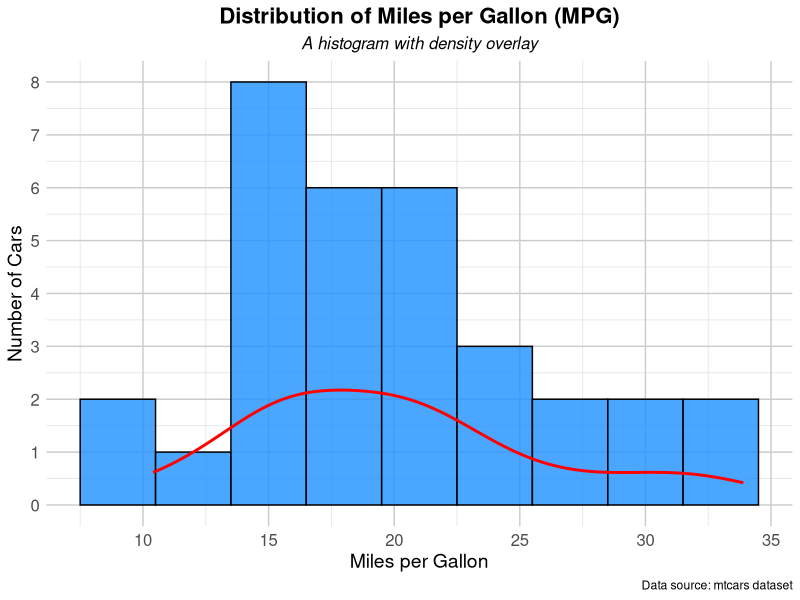

Here is the R script that generated this plot: (Note: this script raises an error after producing the figure.)
# Load libraries
library(tidyverse)  # Includes ggplot2 and dplyr

# Load dataset
data(mtcars)

# Create a histogram 1
ggplot(mtcars, aes(x = mpg)) + 
  
  # Histogram with consistent bin width
  geom_histogram(
    binwidth = 3,              
    fill = "dodgerblue",       
    color = "black",           
    alpha = 0.8                
  ) +
  
  # Overlay a density curve
  geom_density(aes(y = ..count..), color = "red", size = 1) +
  
  # Add labels and title
  labs(
    title = "Distribution of Miles per Gallon (MPG)",
    subtitle = "A histogram with density overlay",
    x = "Miles per Gallon",
    y = "Number of Cars",
    caption = "Data source: mtcars dataset"
  ) +
  
  # Adjust x and y axis
  scale_x_continuous(
    breaks = seq(10, 35, by = 5)
  ) + 
  scale_y_continuous(breaks = seq(0, 12, by = 1)) +  
  
  # Apply a minimal theme with clean styling
  theme_minimal() +
  theme(
    plot.title = element_text(size = 16, face = "bold", hjust = 0.5),
    plot.subtitle = element_text(size = 12, face = "italic", hjust = 0.5),
    axis.title = element_text(size = 14),
    axis.text = element_text(size = 12),
    panel.grid.major = element_line(color = "gray80", size = 0.5),  # Major grid lines
    panel.grid.minor = element_line(color = "gray90", size = 0.3)
  )


# Calculate mean and median of MPG
avg <- mean(mtcars$mpg) 
med <- median(mtcars$mpg)

# Create custom annotations for mean and median
annot1 <- grobTree(
  textGrob(paste("Mean (red line)=", round(avg, 2)), x = 0.70, y = 0.95, hjust = 0, 
           gp = gpar(col = "black", fontsize = 9))
)

annot2 <- grobTree(
  textGrob(paste("Median (black line)=", round(med, 2)), x = 0.70, y = 0.80, hjust = 0, 
           gp = gpar(col = "black", fontsize = 9))
)

# Create a histogram 2 
ggplot(mtcars, aes(x = mpg)) + 
  
  # Histogram with consistent bin width
  geom_histogram(
    binwidth = 3,              
    fill = "dodgerblue",       
    color = "black",           
    alpha = 0.8                
  ) +
  
  # Add labels and title
  labs(
    title = "Distribution of Miles per Gallon (MPG)",
    subtitle = "A histogram with mean and median overlay",
    x = "Miles per Gallon",
    y = "Number of Cars",
    caption = "Data source: mtcars dataset"
  ) +
  
  # Adjust x and y axis breaks
  scale_x_continuous(
    breaks = seq(10, 35, by = 5)  
  ) +
  scale_y_continuous(breaks = seq(0, 12, by = 1)) +  
  geom_vline(xintercept = avg, color = "red", size = 2) +  
  geom_vline(xintercept = med, color = "black", size = 2) +  
  annotation_custom(annot1) + 
  annotation_custom(annot2) +
  
  # Apply a minimal theme with clean styling
  theme_minimal() +
  theme(
    plot.title = element_text(size = 16, face = "bold", hjust = 0.5),
    plot.subtitle = element_text(size = 12, face = "italic", hjust = 0.5),
    axis.title = element_text(size = 14),
    axis.text = element_text(size = 12),
    panel.grid.major = element_line(color = "gray80", size = 0.5),  # Major grid lines
    panel.grid.minor = element_line(color = "gray90", size = 0.3)
  )


# Create a histogram 3
ggplot(mtcars, aes(x = hp)) + 
  
  # Histogram with consistent bin width
  geom_histogram(
    binwidth = 20,              
    fill = "darkgreen",       
    color = "black",           
    alpha = 0.8                
  ) +
  
  # Overlay a density curve
  geom_density(aes(y = ..count.. * 20), color = "red", size = 1) +
  
  # Add labels and title
  labs(
    title = "Distribution of Horsepower",
    subtitle = "A histogram with density overlay",
    x = "Horsepower",
    y = "Number of Cars",
    caption = "Data source: mtcars dataset"
  ) +
  
  # Adjust x and y axis breaks
  scale_x_continuous(
    breaks = seq(50, 350, by = 50)  
  ) +
  scale_y_continuous(breaks = seq(0, 12, by = 1)) + 
  
  # Apply a minimal theme with clean styling
  theme_minimal() +
  theme(
    plot.title = element_text(size = 16, face = "bold", hjust = 0.5),
    plot.subtitle = element_text(size = 12, face = "italic", hjust = 0.5),
    axis.title = element_text(size = 14),
    axis.text = element_text(size = 12),
    panel.grid.major = element_line(color = "gray80", size = 0.5),  # Major grid lines
    panel.grid.minor = element_line(color = "gray90", size = 0.3)
  )


# Calculate mean and median of HP
avg <- mean(mtcars$hp)
med <- median(mtcars$hp)

# Create custom annotations for mean and median
annot1 <- grobTree(
  textGrob(paste("Mean (red line)=", round(avg, 2)), x = 0.70, y = 0.95, hjust = 0, 
           gp = gpar(col = "black", fontsize = 9))
)

annot2 <- grobTree(
  textGrob(paste("Median (black line)=", round(med, 2)), x = 0.70, y = 0.80, hjust = 0, 
           gp = gpar(col = "black", fontsize = 9))
)

# Create a histogram 4
ggplot(mtcars, aes(x = hp)) + 
  
  # Histogram with consistent bin width
  geom_histogram(
    binwidth = 20,              
    fill = "darkgreen",       
    color = "black",           
    alpha = 0.8                
  ) +
  
  # Add labels and title
  labs(
    title = "Distribution of Horsepower",
    subtitle = "A histogram with mean and median overlay",
    x = "Horsepower",
    y = "Number of Cars",
    caption = "Data source: mtcars dataset"
  ) +
  
  # Adjust x and y axis breaks
  scale_x_continuous(
    breaks = seq(50, 350, by = 50)
  ) +
  scale_y_continuous(breaks = seq(0, 12, by = 1)) +  
  geom_vline(xintercept = avg, color = "red", size = 2) +  
  geom_vline(xintercept = med, color = "black", size = 2) +  
  annotation_custom(annot1) + 
  annotation_custom(annot2) +
  
  # Apply a minimal theme with clean styling
  theme_minimal() +
  theme(
    plot.title = element_text(size = 16, face = "bold", hjust = 0.5),
    plot.subtitle = element_text(size = 12, face = "italic", hjust = 0.5),
    axis.title = element_text(size = 14),
    axis.text = element_text(size = 12),
    panel.grid.major = element_line(color = "gray80", size = 0.5),  # Major grid lines
    panel.grid.minor = element_line(color = "gray90", size = 0.3)
  )

